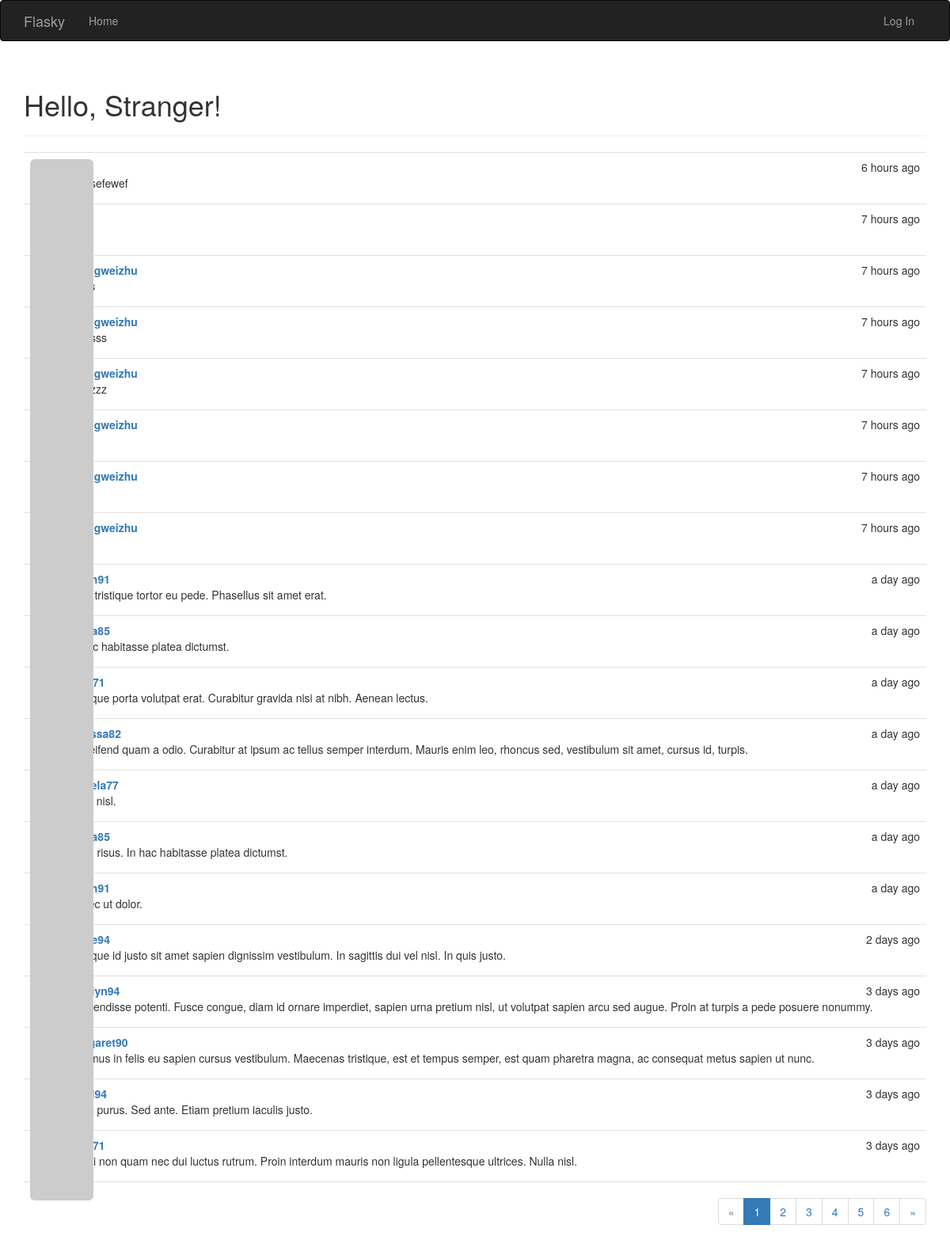
Before: / with the older database file.
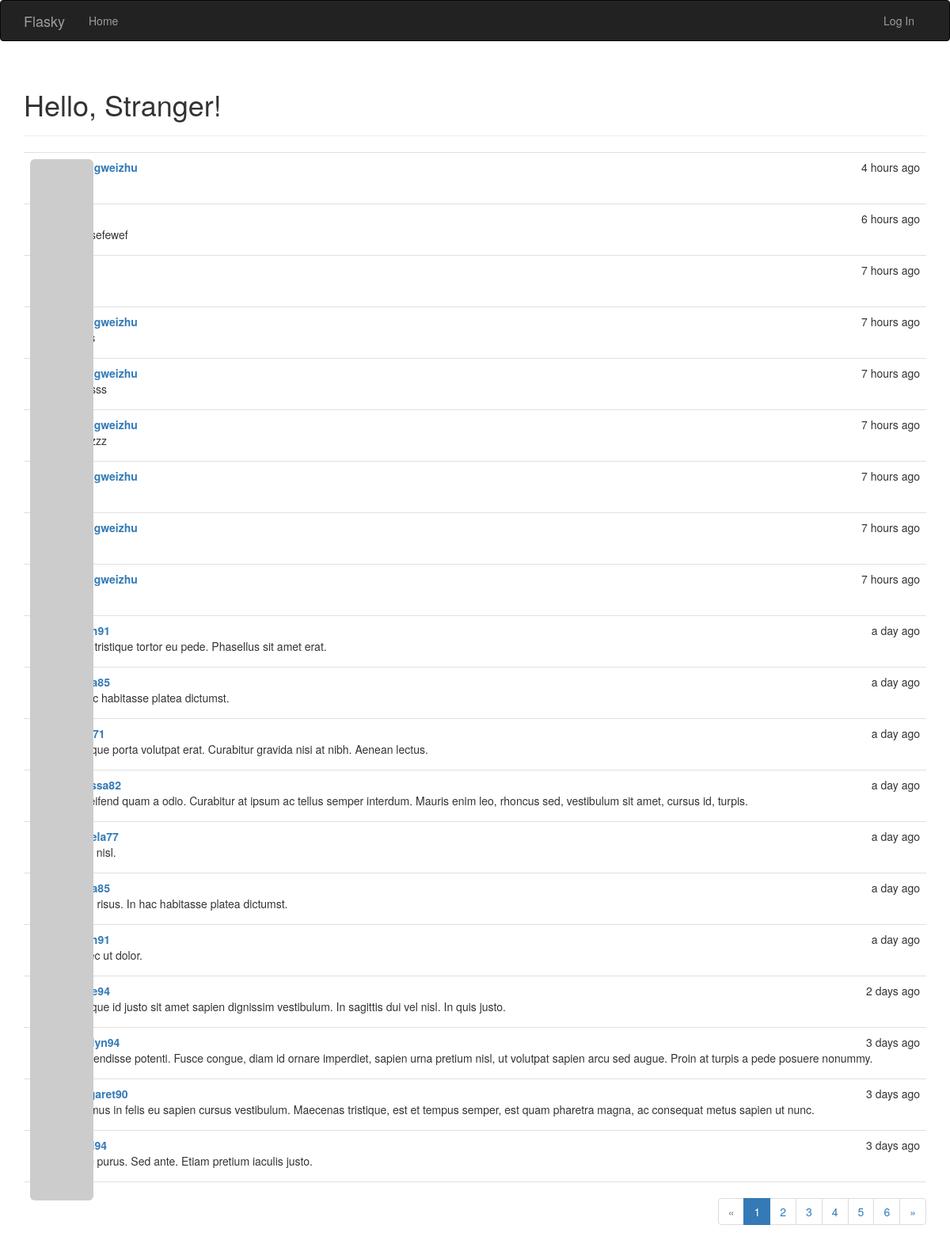
After: the same page with the newer database file.
### app/models.py (models this page shows, shortened)
class Post(db.Model):
    __tablename__ = 'posts'
    id = db.Column(db.Integer, primary_key=True)
    body = db.Column(db.Text)
    timestamp = db.Column(db.DateTime, index=True, default=datetime.utcnow)
    author_id = db.Column(db.Integer, db.ForeignKey('users.id'))

class User(UserMixin, db.Model):
    __tablename__ = 'users'
    id = db.Column(db.Integer, primary_key=True)
    email = db.Column(db.String(64), unique=True, index=True)
    username = db.Column(db.String(64), unique=True, index=True)
    role_id = db.Column(db.Integer, db.ForeignKey('roles.id'))
    password_hash = db.Column(db.String(128))
    confirmed = db.Column(db.Boolean, default=False)
    name = db.Column(db.String(64))
    location = db.Column(db.String(64))
    about_me = db.Column(db.Text())
    member_since = db.Column(db.DateTime(), default=datetime.utcnow)
    last_seen = db.Column(db.DateTime(), default=datetime.utcnow)
    avatar_hash = db.Column(db.String(32))
    posts = db.relationship('Post', backref='author', lazy='dynamic')
    @property
    def password(self):
        raise AttributeError('password is not a readable attribute')
    def gravatar(self, size=100, default='identicon', rating='g'):
        if request.is_secure:
            url = 'https://secure.gravatar.com/avatar'
        else:
            url = 'http://www.gravatar.com/avatar'
        hash = self.avatar_hash or hashlib.md5(
            self.email.encode('utf-8')).hexdigest()
        return '{url}/{hash}?s={size}&d={default}&r={rating}'.format(
            url=url, hash=hash, size=size, default=default, rating=rating)

### app/main/views.py (the view)
@main.route('/', methods=['GET', 'POST'])
def index():
    form = PostForm()
    if current_user.can(Permission.WRITE_ARTICLES) and \
            form.validate_on_submit():
        post = Post(body=form.body.data,
                    author=current_user._get_current_object())
        db.session.add(post)
        return redirect(url_for('.index'))
    page = request.args.get('page', 1, type=int)
    pagination = Post.query.order_by(Post.timestamp.desc()).paginate(page,
                    per_page=current_app.config['FLASKY_POSTS_PER_PAGE'],
                    error_out=False)
    posts = pagination.items
    return render_template('index.html', form=form, posts=posts, pagination=pagination)

### app/auth/views.py (called while the page is built)
@auth.before_app_request
def before_request():
    if current_user.is_authenticated:
        current_user.ping()
        if not current_user.confirmed \
                and request.endpoint[:5] != 'auth.' \
                and request.endpoint != 'static':
            return redirect(url_for('auth.unconfirmed'))

### app/main/__init__.py (called while the page is built)
@main.app_context_processor
def inject_permissions():
    return dict(Permission=Permission)

### app/models.py (called while the page is built)
    def can(self, permissions):
        return False

### app/templates/index.html (shortened to what this page needs)
{% extends "base.html" %}
{% import "bootstrap/wtf.html" as wtf %}
{% import "_macros.html" as macros %}
{% block page_content %}
<div class="page-header">
    <h1>Hello, {% if current_user.is_authenticated %}{{ current_user.username }}{% else %}Stranger{% endif %}!</h1>
</div>
    {% include '_posts.html' %}
    {% if pagination %}
        <div class="pagination">
            {{ macros.pagination_widget(pagination, '.index') }}
        </div>
    {% endif %}
{% endblock %}

### app/templates/_posts.html
<ul class="posts">
    {% for post in posts %}
    <li class="post">
        <div class="post-thumbnail">
            <a href="{{ url_for('.user', username=post.author.username) }}">
                <img class="img-rounded profile-thumbnail" src="{{ post.author.gravatar(size=40) }}">
            </a>
        </div>
        <div class="post-content">
            <div class="post-date">{{ moment(post.timestamp).fromNow() }}</div>
            <div class="post-author"><a href="{{ url_for('.user', username=post.author.username) }}">{{ post.author.username }}</a></div>
            <div class="post-body">
                {% if post.body_html %}
                    {{ post.body_html | safe }}
                {% else %}
                    {{ post.body }}
                {% endif %}
            </div>
        </div>
    </li>
    {% endfor %}
</ul>

Changed rows visible on the page:
no longer on this page (row unchanged): Post: timestamp "3 days ago", body "Morbi non quam nec dui luctus rutrum. Proin interdum mauris non ligula pellentesque ultrices. Nulla nisl."
added Post: timestamp "4 hours ago", author.username "shengweizhu"
